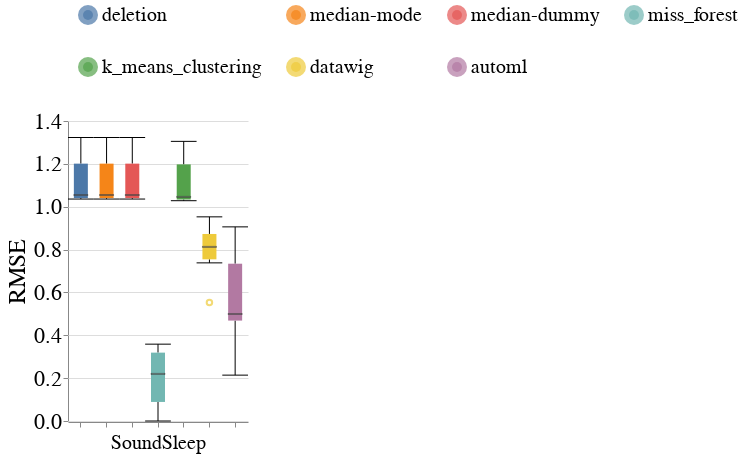

The notebook cell saved with this chart:
### Code cell
create_box_plots_for_mixed_exp(dataset_name=DATASET_NAME,
                               column_names=['SoundSleep'],
                               metric_name='rmse',
                               db_client=db_client)
